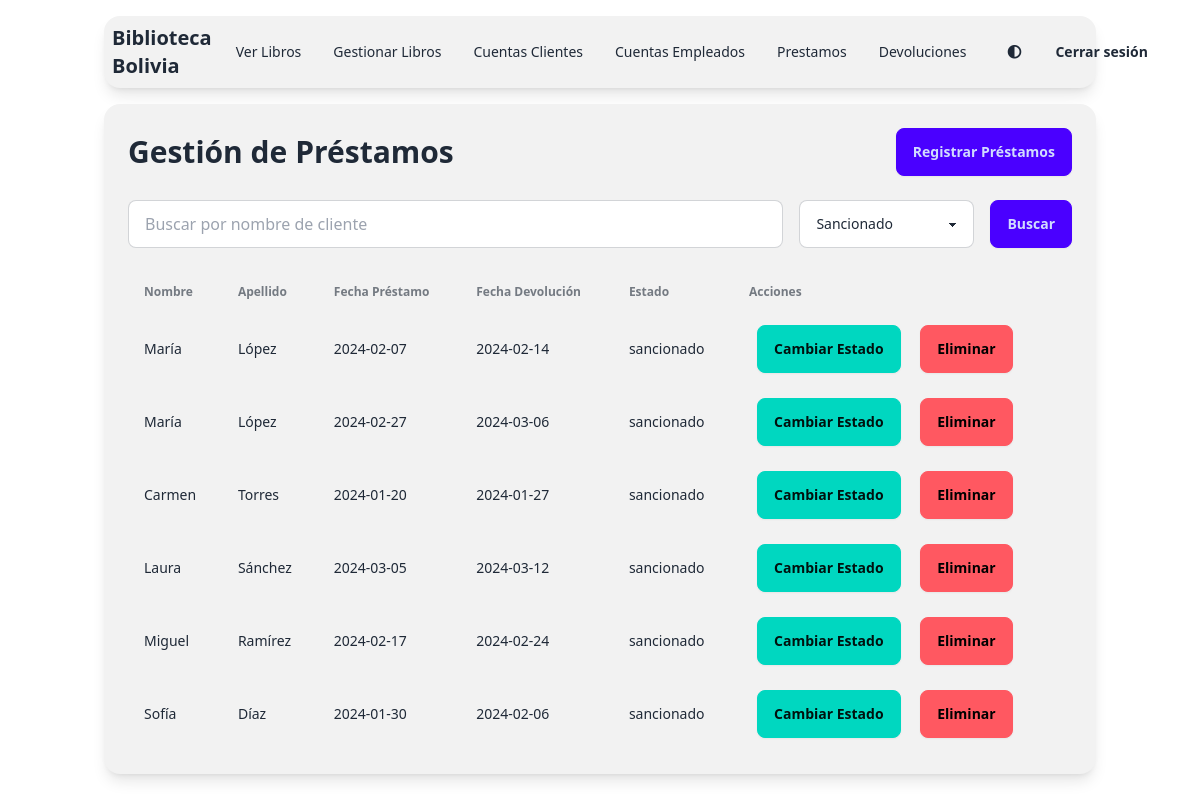
/app/views/viewsEmpleado/gestionPrestamos.php?estado=sancionado (signed in), run on the app's committed database.
### tables this page shows
CREATE TABLE PRESTAMOS (
    codPrestamos INT AUTO_INCREMENT PRIMARY KEY,
    fechaPrestamo DATE,
    fechaDevolucion DATE,
    estado VARCHAR(45),
    LIBROS_codLibros INT,
    USUARIOS_codUsuarios INT,
    SANCIONES_codSancion INT,
    FOREIGN KEY (LIBROS_codLibros) REFERENCES LIBROS (codLibros),
    FOREIGN KEY (USUARIOS_codUsuarios) REFERENCES CLIENTES (codUsuarios),
    FOREIGN KEY (SANCIONES_codSancion) REFERENCES SANCIONES (codSancion)
);

CREATE TABLE CLIENTES (
    codUsuarios INT AUTO_INCREMENT PRIMARY KEY,
    nombre VARCHAR(45),
    apellido VARCHAR(45),
    ci VARCHAR(45),
    direccion VARCHAR(45),
    telefono VARCHAR(45),
    correo VARCHAR(45),
    usuario VARCHAR(45),
    password VARCHAR(45),
    rol VARCHAR(45)
);

### app/views/viewsEmpleado/gestionPrestamos.php (the view, shortened to what this page needs)
<?php
require_once __DIR__ . '/../../config/conexion.php';
$search = isset($_GET['search']) ? $_GET['search'] : '';
$estado = isset($_GET['estado']) ? $_GET['estado'] : 'pendiente';
?>
<!DOCTYPE html>
<html lang="es" data-theme="light">
<head>
    <link href="https://cdn.jsdelivr.net/npm/daisyui@4.12.10/dist/full.min.css" rel="stylesheet" type="text/css" />
    <link rel="stylesheet" href="https://cdnjs.cloudflare.com/ajax/libs/font-awesome/5.15.3/css/all.min.css">
</head>
<body>
    <div class="min-h-screen bg-base-100 text-base-content">
        <div class="container mx-auto p-4">
            <?php include "../viewsEmpleado/menuEmpleado.php"; ?>
            <div class="bg-base-200 p-6 rounded-box shadow-lg">
                <div class="flex justify-between items-center mb-6">
                    <h1 class="text-3xl font-bold">Gestión de Préstamos</h1>
                    <a href="../../controllers/gestionPrestamos/anadir.php" class="btn btn-primary">Registrar Préstamos</a>
                </div>
                <form method="GET" class="flex flex-col sm:flex-row gap-4 mb-6">
                    <input type="text" name="search" value="<?php echo htmlspecialchars($search); ?>" placeholder="Buscar por nombre de cliente" class="input input-bordered flex-grow">
                    <select name="estado" class="select select-bordered">
                        <option value="sancionado" <?php echo $estado === 'sancionado' ? 'selected' : ''; ?>>Sancionado</option>
                    </select>
                    <button type="submit" class="btn btn-primary">Buscar</button>
                </form>
                <div class="overflow-x-auto">
                    <table class="table w-full">
                        <thead>
                            <tr>
                                <th>Nombre</th>
                                <th>Apellido</th>
                                <th>Fecha Préstamo</th>
                                <th>Fecha Devolución</th>
                                <th>Estado</th>
                                <th>Acciones</th>
                            </tr>
                        </thead>
                        <tbody>
                            <?php
                            $sql = "SELECT
                                        C.nombre AS nombreCliente,
                                        C.apellido AS apellidoCliente,
                                        P.codPrestamos,
                                        P.fechaPrestamo,
                                        P.fechaDevolucion,
                                        P.estado
                                    FROM
                                        PRESTAMOS P
                                    JOIN
                                        CLIENTES C
                                    ON
                                        P.USUARIOS_codUsuarios = C.codUsuarios
                                    WHERE
                                        C.nombre LIKE ?
                                        AND (? = '' OR P.estado = ?);";
                            $stmt = $conexion->prepare($sql);
                            $searchParam = "%$search%";
                            $stmt->bind_param("sss", $searchParam, $estado, $estado);
                            $stmt->execute();
                            $result = $stmt->get_result();
                            if ($result->num_rows > 0) {
                                while ($row = $result->fetch_assoc()) {
                                    echo "<tr>
                                    <td>" . htmlspecialchars($row["nombreCliente"]) . "</td>
                                    <td>" . htmlspecialchars($row["apellidoCliente"]) . "</td>
                                    <td>" . htmlspecialchars($row["fechaPrestamo"]) . "</td>
                                    <td>" . htmlspecialchars($row["fechaDevolucion"]) . "</td>
                                    <td>" . htmlspecialchars($row["estado"]) . "</td>
                                    <td>
                                        <a href='../../controllers/gestionPrestamos/editar.php?id=" . urlencode($row["codPrestamos"]) . "' class='btn btn-accent btn-md mx-2'>Cambiar Estado</a>
                                        <a href='../../controllers/gestionPrestamos/eliminar.php?id=" . urlencode($row["codPrestamos"]) . "' class='btn btn-error btn-md mx-2'>Eliminar</a>
                                    </td>
                                  </tr>";
                                }
                            } else {
                                echo "<tr><td colspan='6' class='text-center'>No hay préstamos</td></tr>";
                            }
                            ?>
                        </tbody>
                    </table>
                </div>
            </div>
        </div>
    </div>
</body>
</html>

### data on the page
prestamos: USUARIOS_codUsuarios.nombre "María", USUARIOS_codUsuarios.apellido "López", fechaPrestamo "2024-02-07", fechaDevolucion "2024-02-14", estado "sancionado"
prestamos: USUARIOS_codUsuarios.nombre "María", USUARIOS_codUsuarios.apellido "López", fechaPrestamo "2024-02-27", fechaDevolucion "2024-03-06", estado "sancionado"
prestamos: USUARIOS_codUsuarios.nombre "Carmen", USUARIOS_codUsuarios.apellido "Torres", fechaPrestamo "2024-01-20", fechaDevolucion "2024-01-27", estado "sancionado"
prestamos: USUARIOS_codUsuarios.nombre "Laura", USUARIOS_codUsuarios.apellido "Sánchez", fechaPrestamo "2024-03-05", fechaDevolucion "2024-03-12", estado "sancionado"
prestamos: USUARIOS_codUsuarios.nombre "Miguel", USUARIOS_codUsuarios.apellido "Ramírez", fechaPrestamo "2024-02-17", fechaDevolucion "2024-02-24", estado "sancionado"
prestamos: USUARIOS_codUsuarios.nombre "Sofía", USUARIOS_codUsuarios.apellido "Díaz", fechaPrestamo "2024-01-30", fechaDevolucion "2024-02-06", estado "sancionado"
